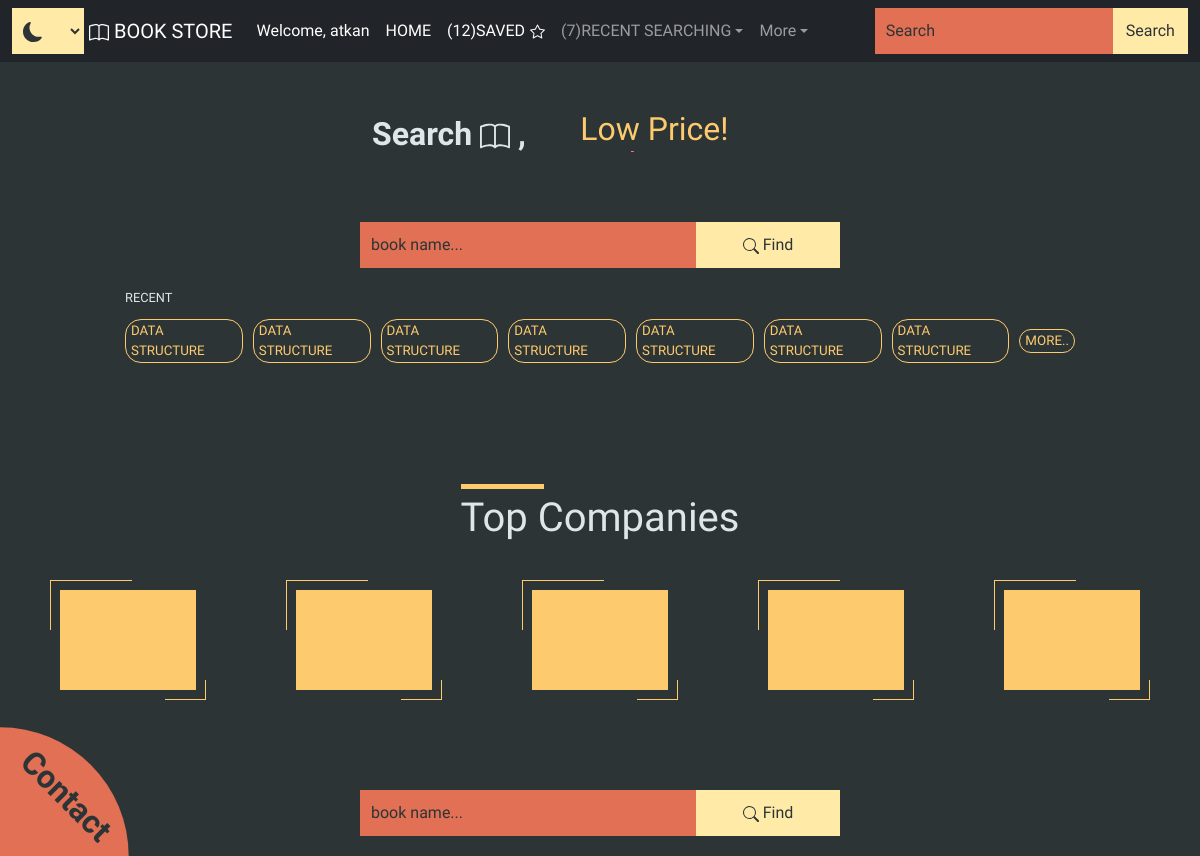
The app's page / (signed in), older data.
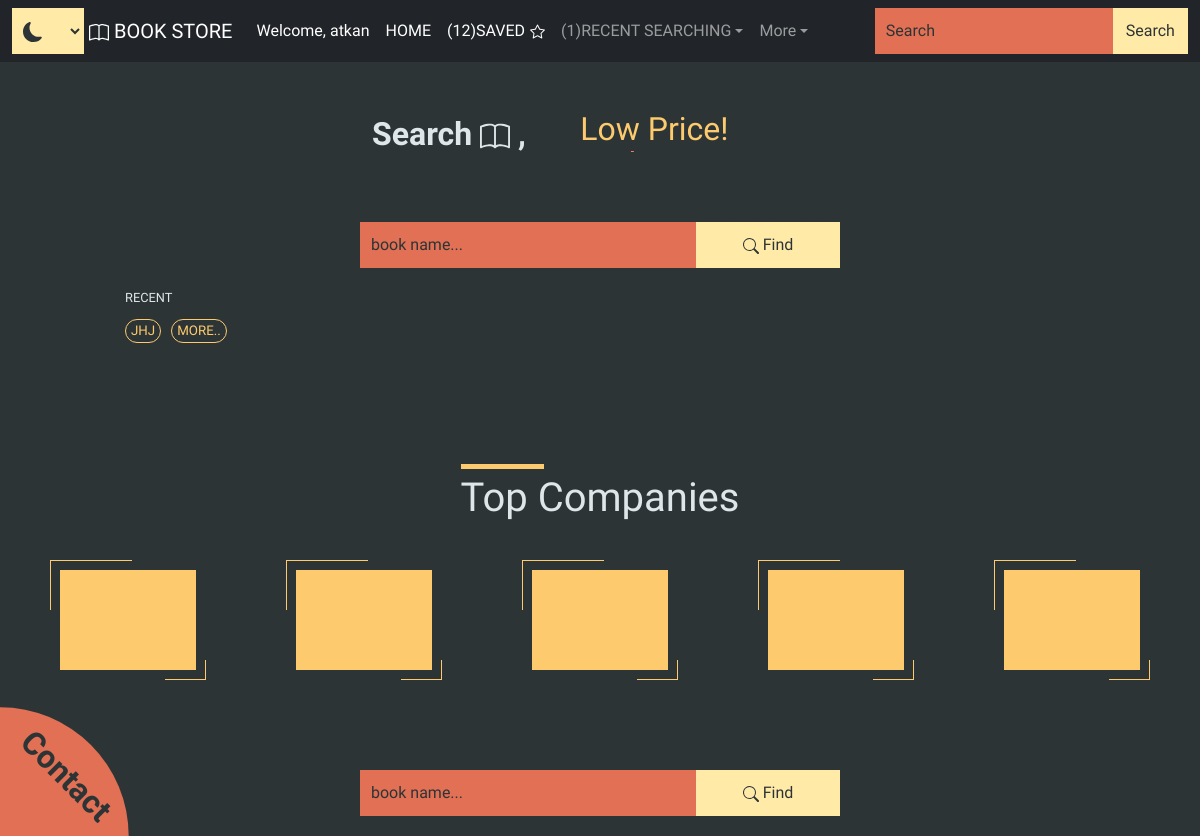
The same page, newer data.
### core/models.py (models this page shows)
class RecentSearch(models.Model):
    user = models.ForeignKey(User,on_delete=models.CASCADE)
    name = models.CharField(max_length=200)
    time = models.DateTimeField(auto_now=True)
    def __str__(self):
        return self.name

### core/views.py (the view)
# urls.py: path('', views.home, name='home'),
def home(request):
    saved_len=0
    recent_search=[]
    if request.user.is_authenticated:
        data1 = Favbooks.objects.filter(user=request.user)
        saved_len = len(data1)
        recent_search = RecentSearch.objects.filter(user=request.user).order_by('-id')
    if request.method=="POST":
        name = request.POST['name']
        return redirect(find, name,1)
    return render(request,"base/base.html",{"saved_len":saved_len,"recent_search":recent_search})

### core/templates/base/base.html (shortened to what this page needs)
<!DOCTYPE html>
<html lang="en">
{% load static %}
<head>
    <link rel="stylesheet" href="{% static 'CSS/styles.css' %}">
    <link rel="stylesheet" href="{% static 'CSS/book-card.css' %}">
    <link rel="stylesheet" href="{% static 'CSS/footer.css' %}">
    <link rel="stylesheet" id="changeTheme" href="{% static 'CSS/darkTheme.css' %}">
    <link href="https://cdn.jsdelivr.net/npm/bootstrap@5.0.2/dist/css/bootstrap.min.css" rel="stylesheet">
</head>
<body>
    <nav class="navbar navbar-expand-lg navbar-dark bg-dark">
        <div class="container-fluid">
            <div style="background-color: var(--yellow1);display: flex;margin-right: 5px;">
                <div id="theme_icon" class="custom-btn" style="width: 50px;">
                </div>
                <select name="selectTheme" class="custom-btn" style="width: 20px;" id="selectTheme">
                    <option value="darkTheme" class="dropdown-item">
                        Dark
                    </option>
                </select>
            </div>
            <a class="navbar-brand" href="/">
                 BOOK STORE
            </a>
            <div class="collapse navbar-collapse" id="navbarTogglerDemo03">
                <ul class="navbar-nav me-auto mb-2 mb-lg-0">
                    {% if request.user.is_authenticated%}
                    <li class="nav-item">
                        <a class="nav-link active" aria-current="page">Welcome, {{user.username}}</a>
                    </li>
                    <li class="nav-item">
                        <a class="nav-link active" aria-current="page" href="{% url 'home' %}">HOME</a>
                    </li>
                    <li class="nav-item">
                        <a class="nav-link active" href="{% url 'saved_books' 1 %}" style="display: flex;align-items: center;">
                            (<span id="fav_len">{{saved_len}}</span>)SAVED
                        </a>
                    </li>
                    <li class="nav-item dropdown">
                        <a class="nav-link dropdown-toggle" style="display: flex;align-items: center;" href="#" id="navbarDropdown" role="button" data-bs-toggle="dropdown" aria-expanded="false">
                            ({{recent_search|length}})RECENT SEARCHING
                        </a>
                    </li>
                    <li class="nav-item dropdown">
                        <a class="nav-link dropdown-toggle" style="display: flex;align-items: center;" href="#" id="navbarDropdown" role="button" data-bs-toggle="dropdown" aria-expanded="false">
                            More
                        </a>
                    </li>
                    {% endif %}
                </ul>
                <form class="d-flex">
                    <input class="custom-input" type="search" placeholder="Search" aria-label="Search">
                    <button class="custom-btn" type="submit">Search
                    </button>
                </form>
            </div>
        </div>
    </nav>
    <div class="content">
        <div class="container">
            <p>
                Search
                 ,
            </p>
            <ul>
                <li>Low Price!</li>
                <li>High Rating!</li>
            </ul>
        </div>
        <div class="search-book">
            <form method="POST">
                <input type="text" name="name" placeholder="book name...">
                <button type="submit" onclick="show()">
                    Find
                </button>
            </form>
            {% if recent_search|length > 0 %}
            <div class="recent_searches">
                <ul>
                    {% for recent in recent_search %} {% if 8 > forloop.counter %}
                    <li>
                        <a href="{% url 'find' recent 1 %}">{{recent}}</a>
                    </li>
                    {%endif%}{%endfor%}
                    <li>
                        <a href="#">More..</a>
                    </li>
                </ul>
            </div>
            {%endif%}
        </div>
        <div class="book-content">
        </div>
        <div class="title-company">
            <h1>Top Companies</h1>
        </div>
        <div class="book-company">
            <div class="company-logo">
            </div>
            <div class="company-logo">
            </div>
            <div class="company-logo">
            </div>
            <div class="company-logo">
            </div>
            <div class="company-logo">
            </div>
        </div>
        <div class="search-book">
            <form method="POST">
                <input type="text" name="name" placeholder="book name...">
                <button type="submit" onclick="show()">
                    Find
                </button>
            </form>
        </div>
        <div class="contact">
            <p>Contact</p>
        </div>
    </div>
</body>
</html>

### static/CSS/styles.css (style rules this page uses)
* { margin: 0; padding: 0; box-sizing: border-box; font-family: "Mulish", sans-serif; }
.content { height: max-content; overflow: hidden; color: var(--black3); background-color: var(--black); display: flex; justify-content: flex-start; align-items: center; flex-wrap: wrap; }
.content>.container { position: relative; padding: 20px; width: 100vw; font-size: 20px; line-height: 15px; overflow: hidden; display: flex; flex-wrap: wrap; margin: 50px auto; }
.content>.container>p { position: absolute; top: 10px; left: 30%; font-weight: 600; font-size: xx-large; color: var(--black3); }
.content>.container>ul { position: absolute; top: 10px; right: 25%; list-style: none; height: 10px; margin-left: 20px; font-size: xx-large; animation: anm-swaps 8s ease-in-out infinite alternate-reverse; -webkit-animation: anm-swaps 8s ease-in-out infinite alternate-reverse; }
.content>.container>ul>li:nth-child(2n + 1) { color: var(--yellow); }
.content>.container>ul>li:nth-child(2n + 2) { color: var(--red1); }
.content>.container>ul>li { margin-bottom: 20px; }
.search-book { display: flex; width: 100vw; justify-content: center; align-items: center; flex-wrap: wrap; height: max-content; margin: 20px; }
.search-book>form { width: 40vw; display: flex; justify-content: space-evenly; align-items: center; flex-wrap: wrap; }
.search-book>form>input[type="text"], .custom-input { color: var(--yellow1); outline: none; border: none; padding: 10px; background-color: var(--orange); width: 70%; border: 1px dashed var(--orange); }
.custom-input { width: 100%; }
.search-book>form>input[type="text"]::placeholder, .custom-input::placeholder { color: var(--black); }
.search-book>form>button, .custom-btn { color: var(--black); outline: none; border: none; padding: 10px; width: 30%; background-color: var(--yellow1); transition: 0.5s ease; border: 1px dashed var(--yellow1); }
.search-book>.recent_searches { background-color: transparent; color: var(--yellow); margin: 20px 50px; }
.search-book>.recent_searches>ul { list-style: none; display: flex; align-items: center; justify-content: flex-start; flex-wrap: nowrap; margin: 20px 50px; width: 80vw; padding: 10px 0px; position: relative; }
.search-book>.recent_searches>ul::before { content: "RECENT"; position: absolute; top: -30px; left: -5px; padding: 10px; font-size: 0.8rem; color: var(--black3); }
.search-book>.recent_searches>ul>li { border: 1px solid var(--yellow); margin: 1px 5px; border-radius: 16px; padding: 1px 5px; font-size: smaller; width: max-content; display: flex; align-items: flex-start; justify-content: flex-end; flex-wrap: nowrap; transition: 0.5s ease-in-out; }
.search-book>.recent_searches>ul>li>a { text-decoration: none; color: inherit; text-transform: uppercase; }
.content>.title-company { padding: 10px; margin-top: 10px; width: 100%; display: flex; justify-content: center; align-items: center; }
.content>.book-company { padding: 10px; margin-bottom: 50px; width: 100%; color: var(--black); display: flex; justify-content: center; align-items: center; flex-wrap: nowrap; }
.content>.book-company>.company-logo { background-color: var(--yellow); margin: 20px 50px; width: 200px; color: var(--black); height: 100px; display: flex; justify-content: center; align-items: center; position: relative; transition: 0.5s ease-in; }
.content>.book-company>.company-logo::before { content: ""; height: 50%; width: 60%; position: absolute; top: -10px; left: -10px; border-left: 1px solid var(--yellow); border-top: 1px solid var(--yellow); transition: 0.5s ease-in-out; }
.content>.book-company>.company-logo::after { content: ""; height: 20%; width: 30%; position: absolute; right: -10px; bottom: -10px; border-right: 1px solid var(--yellow); border-bottom: 1px solid var(--yellow); transition: 0.5s ease-in-out; }
.book-content { width: 100%; padding: 20px 50px; display: flex; justify-content: center; align-items: center; }
.title-company>h1 { position: relative; }
.title-company>h1::before { content: ""; position: absolute; top: -10px; left: 0; width: 30%; height: 5px; background-color: var(--yellow); transition: 0.5s ease-in-out; }

### static/CSS/darkTheme.css (style rules this page uses)
:root { --black: #2d3436; --black1: #636e72; --black2: #b2bec3; --black3: #dfe6e9; --red: #d63031; --red1: #ff7675; --orange: #e17055; --yellow: #fdcb6e; --yellow1: #ffeaa7; --blue: #0984e3; --aqua: aqua; }

Row changes from the older to the newer data that the page shows:
removed RecentSearch: name "DATA STRUCTURE"
removed RecentSearch: name "DATA STRUCTURE"
removed RecentSearch: name "DATA STRUCTURE"
removed RecentSearch: name "DATA STRUCTURE"
removed RecentSearch: name "DATA STRUCTURE"
removed RecentSearch: name "DATA STRUCTURE"
removed RecentSearch: name "DATA STRUCTURE"
added RecentSearch: name "JHJ"
Text that changed along with them:
{{ recent_search|length }}: "7" → "1"
